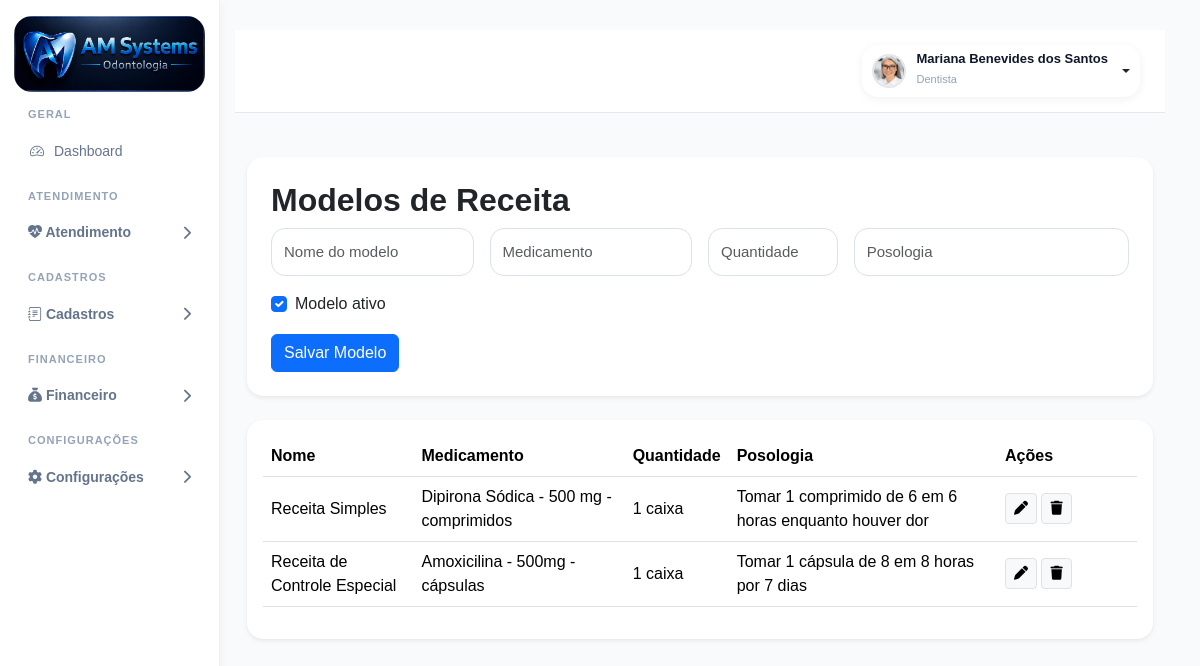
Screenshot of /modelos-receita/ (signed in) with the database file from the repository.
### accounts/models.py (models this page shows, shortened)
class PerfilUsuario(models.Model):
    usuario = models.OneToOneField(
        User,
        on_delete=models.CASCADE,
        related_name="perfil"
    )
    perfil_acesso = models.ForeignKey(
        Perfil,
        on_delete=models.PROTECT,
        related_name="usuarios",
        verbose_name="Perfil de Acesso",
        blank=True,
        null=True
    )
    ADMIN = "admin"
    GESTOR = "gestor"
    DENTISTA = "dentista"
    SECRETARIA = "secretaria"
    ACD = "acd"
    CONTABILIDADE = "contabilidade"
    MARKETING = "marketing"
    AUDITORIA = "auditoria"
    TIPOS_USUARIO = [
        (ADMIN, "Administrador"),
        (GESTOR, "Gestor"),
        (DENTISTA, "Dentista"),
        (SECRETARIA, "Secretária"),
        (ACD, "Auxiliar de Saúde Bucal"),
        (CONTABILIDADE, "Contabilidade"),
        (MARKETING, "Marketing"),
        (AUDITORIA, "Auditoria"),
    ]
    tipo_usuario = models.CharField(
        max_length=30,
        choices=TIPOS_USUARIO,
        default=SECRETARIA
    )
    cro = models.CharField(
        max_length=20,
        blank=True,
        null=True
    )
    especialidade = models.CharField(
        max_length=100,
        blank=True,
        null=True
    )
    percentual_comissao = models.DecimalField(
        "Comissão (%)",
        max_digits=5,
        decimal_places=2,
        default=40.00,
        help_text="Percentual de comissão do dentista."
    )
    meta_mensal = models.DecimalField(
        "Meta Mensal (R$)",
        max_digits=10,
        decimal_places=2,
        default=0.00,
        help_text="Meta mensal de produção do dentista."
    )
    telefone = models.CharField(
        max_length=20,
        blank=True,
        null=True
    )
    celular = models.CharField(
        max_length=20,
        blank=True,
        null=True
    )
    cpf = models.CharField(
        max_length=14,
        blank=True,
        null=True
    )
    rg = models.CharField(
        max_length=20,
        blank=True,
        null=True
    )
    data_nascimento = models.DateField(
        blank=True,
        null=True
    )
    sexo = models.CharField(
        max_length=20,
        blank=True,
        null=True
    )
    foto = models.ImageField(
        upload_to="usuarios/fotos/",
        blank=True,
        null=True
    )
    assinatura = models.ImageField(
        upload_to="usuarios/assinaturas/",
        blank=True,
        null=True
    )
    cep = models.CharField(
        max_length=10,
        blank=True,
        null=True
    )
    logradouro = models.CharField(
        max_length=255,
        blank=True,
        null=True
    )
    numero = models.CharField(
        max_length=20,
        blank=True,
        null=True
    )
    complemento = models.CharField(
        max_length=100,
        blank=True,
        null=True
    )
    bairro = models.CharField(
        max_length=100,
        blank=True,
        null=True
    )
    cidade = models.CharField(
        max_length=100,
        blank=True,
        null=True
    )
    uf = models.CharField(
        max_length=2,
        blank=True,
        null=True
    )
    cro_uf = models.CharField(
        max_length=2,
        blank=True,
        null=True
    )
    ativo = models.BooleanField(
        default=True
    )
    somente_leitura = models.BooleanField(
        default=False
    )
    criado_em = models.DateTimeField(
        auto_now_add=True
    )
    atualizado_em = models.DateTimeField(
        auto_now=True
    )

class ModeloReceita(models.Model):
    nome = models.CharField(
        max_length=200
    )
    medicamento = models.CharField(
        max_length=255
    )
    quantidade = models.CharField(
        max_length=100,
        blank=True
    )
    posologia = models.TextField()
    ativo = models.BooleanField(
        default=True
    )
    criado_em = models.DateTimeField(
        auto_now_add=True
    )
    class Meta:
        verbose_name = 'Modelo de Receita'
        verbose_name_plural = 'Modelos de Receita'
        ordering = ['nome']

### accounts/views.py (the view, shortened to what this page needs)
@login_required(login_url='/')
def modelos_receita(request):
    modelos = ModeloReceita.objects.all().order_by(
        'nome'
    )
    return render(
        request,
        'accounts/modelos_receita.html',
        {
            'modelos': modelos
        }
    )

### accounts/templates/accounts/modelos_receita.html (shortened to what this page needs)
{% extends 'accounts/base.html' %}
{% block content %}
<div class="container-fluid py-4">
<div class="card border-0 shadow-sm rounded-4">
    <div class="card-body p-4">
        <h2 class="fw-bold">
            Modelos de Receita
        </h2>
        <form method="POST">
            <div class="row g-3">
                <div class="col-md-3">
                    <input
                        type="text"
                        name="nome"
                        class="form-control"
                        placeholder="Nome do modelo"
                        required
                    >
                </div>
                <div class="col-md-3">
                    <input
                        type="text"
                        name="medicamento"
                        class="form-control"
                        placeholder="Medicamento"
                        required
                    >
                </div>
                <div class="col-md-2">
                    <input
                        type="text"
                        name="quantidade"
                        class="form-control"
                        placeholder="Quantidade"
                    >
                </div>
                <div class="col-md-4">
                    <input
                        type="text"
                        name="posologia"
                        class="form-control"
                        placeholder="Posologia"
                    >
                </div>
                <div class="col-12">
                    <div class="form-check">
                        <input
                            type="checkbox"
                            name="ativo"
                            class="form-check-input"
                            checked
                        >
                        <label class="form-check-label">
                            Modelo ativo
                        </label>
                    </div>
                </div>
            </div>
            <button class="btn btn-primary mt-3">
                Salvar Modelo
            </button>
        </form>
    </div>
</div>
<div class="card border-0 shadow-sm rounded-4 mt-4">
    <div class="card-body">
        <table class="table align-middle">
            <thead>
                <tr>
                    <th>Nome</th>
                    <th>Medicamento</th>
                    <th>Quantidade</th>
                    <th>Posologia</th>
                    <th width="140">Ações</th>
                </tr>
            </thead>
            <tbody>
                {% for modelo in modelos %}
                <tr>
                    <td>{{ modelo.nome }}</td>
                    <td>{{ modelo.medicamento }}</td>
                    <td>{{ modelo.quantidade }}</td>
                    <td>{{ modelo.posologia }}</td>
                    <td>
                        <a
                            href="{% url 'editar_modelo_receita' modelo.id %}"
                            class="btn btn-sm btn-light border"
                        >
                            <i class="fa-solid fa-pen"></i>
                        </a>
                        <a
                            href="{% url 'excluir_modelo_receita' modelo.id %}"
                            class="btn btn-sm btn-light border"
                            onclick="return confirm('Excluir modelo?')"
                        >
                            <i class="fa-solid fa-trash"></i>
                        </a>
                    </td>
                </tr>
                {% empty %}
                <tr>
                    <td colspan="5">
                        Nenhum modelo cadastrado.
                    </td>
                </tr>
                {% endfor %}
            </tbody>
        </table>
    </div>
</div>
</div>
{% endblock %}

### accounts/templates/accounts/base.html (shortened to what this page needs)
{% load static %}
{% load permissions_tags %}
<!DOCTYPE html>
<html lang="pt-br">
<head>
    <link href="https://cdn.jsdelivr.net/npm/bootstrap@5.3.3/dist/css/bootstrap.min.css" rel="stylesheet">
    <link rel="stylesheet" href="https://cdn.jsdelivr.net/npm/bootstrap-icons@1.11.3/font/bootstrap-icons.min.css">
    <link rel="stylesheet" href="https://cdnjs.cloudflare.com/ajax/libs/font-awesome/6.5.2/css/all.min.css">
    <link rel="stylesheet" href="{% static 'css/style.css' %}">
    <link rel="stylesheet" href="{% static 'css/pacientes.css' %}">
    <link rel="stylesheet" href="{% static 'css/odontograma.css' %}">
    <link rel="stylesheet" href="{% static 'css/anamnese.css' %}">
    <link rel="stylesheet" href="{% static 'css/ficha_clinica.css' %}">
    <link href="https://cdn.jsdelivr.net/npm/fullcalendar@6.1.15/index.global.min.css" rel="stylesheet">
</head>
<body>
    <div class="dashboard-wrapper">
        {% with perfil=request.user.perfil.tipo_usuario %}
        <aside class="sidebar">
            <div class="logo-area">
                <img src="{% static 'img/logo.png' %}" alt="Logo">
            </div>
<ul class="sidebar-menu">
    <div class="sidebar-section">
        GERAL
    </div>
    <li class="{% if 'dashboard' in request.path %}active{% endif %}">
        <a href="{% url 'dashboard' %}">
            <i class="bi bi-speedometer2"></i>
            <span>Dashboard</span>
        </a>
    </li>
<div class="sidebar-section">
    ATENDIMENTO
</div>
<li class="menu-group">
    <button class="menu-toggle">
        <span>
            <i class="bi bi-heart-pulse-fill"></i>
            Atendimento
        </span>
        <i class="fa-solid fa-chevron-right"></i>
    </button>
        {% possui_permissao request.user 'agenda' as pode_ver_agenda %}
        {% possui_permissao request.user 'pacientes' as pode_ver_pacientes %}
        {% possui_permissao request.user 'orcamentos' as pode_ver_orcamentos %}
        {% possui_permissao request.user 'relatorios' as pode_ver_relatorios %}
</li>
<div class="sidebar-section">
    CADASTROS
</div>
<li class="menu-group">
    <button class="menu-toggle">
        <span>
            <i class="bi bi-journal-text"></i>
            Cadastros
        </span>
        <i class="fa-solid fa-chevron-right"></i>
    </button>
        {% possui_permissao request.user 'procedimentos' as pode_ver_procedimentos %}
        {% possui_permissao request.user 'convenios' as pode_ver_convenios %}
</li>
{% possui_permissao request.user 'contas_pagar' as pode_contas_pagar %}
{% possui_permissao request.user 'contas_receber' as pode_contas_receber %}
{% possui_permissao request.user 'caixa' as pode_ver_caixa %}
{% if pode_contas_pagar or pode_contas_receber or pode_ver_caixa %}
<div class="sidebar-section">
    FINANCEIRO
</div>
<li class="menu-group">
    <button class="menu-toggle">
        <span>
            <i class="fa-solid fa-sack-dollar"></i>
            Financeiro
        </span>
        <i class="fa-solid fa-chevron-right"></i>
    </button>
       {% possui_permissao request.user "livro_caixa" "visualizar" as pode_ver_livro_caixa %}
</li>
{% endif %}
{% possui_permissao request.user 'fornecedores' as pode_ver_fornecedores %}
{% possui_permissao request.user 'produtos' as pode_ver_produtos %}
{% possui_permissao request.user 'compras' as pode_ver_compras %}
{% possui_permissao request.user 'estoque' as pode_ver_estoque %}
{% possui_permissao request.user 'movimentacoes_estoque' as pode_ver_movimentacoes %}
{% possui_permissao request.user 'produtos_criticos' as pode_ver_produtos_criticos %}
{% possui_permissao request.user 'lotes' as pode_ver_lotes %}
{% possui_permissao request.user 'configuracao_clinica' as pode_configuracao_clinica %}
{% possui_permissao request.user 'usuarios' as pode_usuarios %}
{% possui_permissao request.user 'perfis' as pode_perfis %}
{% if pode_configuracao_clinica or pode_usuarios or pode_perfis %}
<div class="sidebar-section">
    CONFIGURAÇÕES
</div>
<li class="menu-group">
    <button class="menu-toggle">
        <span>
            <i class="fa-solid fa-gear"></i>
            Configurações
        </span>
        <i class="fa-solid fa-chevron-right"></i>
    </button>
</li>
{% endif %}
            </ul>
            {% endwith %}
        </aside>
        <main class="main-content">
            <div class="topbar">
                <div class="d-flex justify-content-end align-items-center">
                    {% if request.user.is_authenticated %}
                    <div class="dropdown">
                        <button class="btn profile-dropdown-btn dropdown-toggle" type="button" data-bs-toggle="dropdown"
                            aria-expanded="false">
                            {% if request.user.perfil.foto %}
                            <img src="{{ request.user.perfil.foto.url }}" alt="Foto" class="profile-avatar">
                            {% else %}
                            <div class="profile-avatar-placeholder"></div>
                            {% endif %}
                            <div class="text-start">
                                <div class="profile-user-name">
                                    {% if request.user.first_name and request.user.last_name %}
                                    {{ request.user.first_name }} {{ request.user.last_name }}
                                    {% elif request.user.first_name %}
                                    {{ request.user.first_name }}
                                    {% else %}
                                    {{ request.user.username }}
                                    {% endif %}
                                </div>
                                <small class="profile-user-role">
                                    {{ request.user.perfil.get_tipo_usuario_display }}
                                </small>
                            </div>
                        </button>
                    </div>
                    {% endif %}
                </div>
            </div>
            {% block content %}
            {% endblock %}
        </main>
    </div>
</body>
</html>

### rows the page displays
ModeloReceita: nome "Receita Simples", medicamento "Dipirona Sódica - 500 mg - comprimidos", quantidade "1 caixa", posologia "Tomar 1 comprimido de 6 em 6 horas enquanto houver dor"
ModeloReceita: nome "Receita de Controle Especial", medicamento "Amoxicilina - 500mg - cápsulas", quantidade "1 caixa", posologia "Tomar 1 cápsula de 8 em 8 horas por 7 dias"

### other values shown
{{ request.user.first_name }} "Mariana Benevides dos Santos"
{{ request.user.perfil.get_tipo_usuario_display }} "Dentista"
